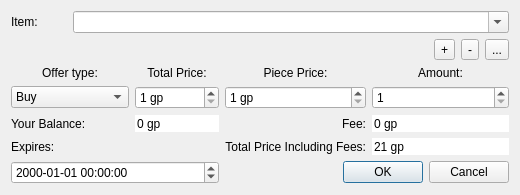
<?xml version="1.0" encoding="UTF-8"?>
<ui version="4.0">
 <class>offer_editor_dialog</class>
 <widget class="QDialog" name="offer_editor_dialog">
  <property name="geometry">
   <rect>
    <x>0</x>
    <y>0</y>
    <width>525</width>
    <height>193</height>
   </rect>
  </property>
  <property name="windowTitle">
   <string>Offer</string>
  </property>
  <layout class="QGridLayout" name="gridLayout">
   <property name="sizeConstraint">
    <enum>QLayout::SetFixedSize</enum>
   </property>
   <item row="0" column="0">
    <widget class="QLabel" name="lbItem">
     <property name="text">
      <string>Item:</string>
     </property>
     <property name="buddy">
      <cstring>cbItem</cstring>
     </property>
    </widget>
   </item>
   <item row="1" column="5">
    <widget class="QToolButton" name="btItemNew">
     <property name="text">
      <string>+</string>
     </property>
     <property name="icon">
      <iconset theme="list-add">
       <normaloff/>
      </iconset>
     </property>
    </widget>
   </item>
   <item row="1" column="0" colspan="5">
    <spacer name="horizontalSpacer">
     <property name="orientation">
      <enum>Qt::Horizontal</enum>
     </property>
     <property name="sizeHint" stdset="0">
      <size>
       <width>417</width>
       <height>20</height>
      </size>
     </property>
    </spacer>
   </item>
   <item row="2" column="0" colspan="2">
    <widget class="QLabel" name="lbType">
     <property name="text">
      <string>Offer type:</string>
     </property>
     <property name="alignment">
      <set>Qt::AlignCenter</set>
     </property>
     <property name="buddy">
      <cstring>cbType</cstring>
     </property>
    </widget>
   </item>
   <item row="3" column="3">
    <widget class="localized_spin_box" name="sbPricePiece">
     <property name="suffix">
      <string> gp</string>
     </property>
     <property name="minimum">
      <number>1</number>
     </property>
     <property name="maximum">
      <number>2147483647</number>
     </property>
    </widget>
   </item>
   <item row="1" column="7">
    <widget class="QToolButton" name="btItemEdit">
     <property name="text">
      <string>...</string>
     </property>
     <property name="icon">
      <iconset theme="document-properties">
       <normaloff/>
      </iconset>
     </property>
    </widget>
   </item>
   <item row="1" column="6">
    <widget class="QToolButton" name="btItemDel">
     <property name="text">
      <string>-</string>
     </property>
     <property name="icon">
      <iconset theme="list-remove">
       <normaloff/>
      </iconset>
     </property>
    </widget>
   </item>
   <item row="4" column="0" colspan="2">
    <widget class="QLabel" name="lbBalance">
     <property name="text">
      <string>Your Balance:</string>
     </property>
     <property name="buddy">
      <cstring>sbBalance</cstring>
     </property>
    </widget>
   </item>
   <item row="5" column="0" colspan="2">
    <widget class="QLabel" name="lbExpires">
     <property name="text">
      <string>Expires:</string>
     </property>
     <property name="buddy">
      <cstring>dtExpires</cstring>
     </property>
    </widget>
   </item>
   <item row="5" column="4" colspan="4">
    <widget class="localized_spin_box" name="sbTotal">
     <property name="frame">
      <bool>false</bool>
     </property>
     <property name="readOnly">
      <bool>true</bool>
     </property>
     <property name="buttonSymbols">
      <enum>QAbstractSpinBox::NoButtons</enum>
     </property>
     <property name="suffix">
      <string> gp</string>
     </property>
     <property name="maximum">
      <number>2147483647</number>
     </property>
     <property name="value">
      <number>21</number>
     </property>
    </widget>
   </item>
   <item row="3" column="0" colspan="2">
    <widget class="QComboBox" name="cbType">
     <item>
      <property name="text">
       <string>Buy</string>
      </property>
     </item>
     <item>
      <property name="text">
       <string>Sell</string>
      </property>
     </item>
    </widget>
   </item>
   <item row="2" column="2">
    <widget class="QLabel" name="lbTotalPrice">
     <property name="text">
      <string>Total Price:</string>
     </property>
     <property name="alignment">
      <set>Qt::AlignCenter</set>
     </property>
     <property name="buddy">
      <cstring>sbTotalPrice</cstring>
     </property>
    </widget>
   </item>
   <item row="2" column="4" colspan="4">
    <widget class="QLabel" name="lbAmount">
     <property name="text">
      <string>Amount:</string>
     </property>
     <property name="alignment">
      <set>Qt::AlignCenter</set>
     </property>
     <property name="buddy">
      <cstring>sbAmount</cstring>
     </property>
    </widget>
   </item>
   <item row="4" column="3">
    <widget class="QLabel" name="lbFee">
     <property name="text">
      <string>Fee:</string>
     </property>
     <property name="alignment">
      <set>Qt::AlignRight|Qt::AlignTrailing|Qt::AlignVCenter</set>
     </property>
     <property name="buddy">
      <cstring>sbFee</cstring>
     </property>
    </widget>
   </item>
   <item row="2" column="3">
    <widget class="QLabel" name="lbPricePiece">
     <property name="text">
      <string>Piece Price:</string>
     </property>
     <property name="alignment">
      <set>Qt::AlignCenter</set>
     </property>
     <property name="buddy">
      <cstring>sbPricePiece</cstring>
     </property>
    </widget>
   </item>
   <item row="4" column="4" colspan="4">
    <widget class="localized_spin_box" name="sbFee">
     <property name="frame">
      <bool>false</bool>
     </property>
     <property name="readOnly">
      <bool>true</bool>
     </property>
     <property name="buttonSymbols">
      <enum>QAbstractSpinBox::NoButtons</enum>
     </property>
     <property name="suffix">
      <string> gp</string>
     </property>
     <property name="maximum">
      <number>1000</number>
     </property>
    </widget>
   </item>
   <item row="0" column="1" colspan="7">
    <widget class="QComboBox" name="cbItem">
     <property name="editable">
      <bool>true</bool>
     </property>
     <property name="insertPolicy">
      <enum>QComboBox::NoInsert</enum>
     </property>
    </widget>
   </item>
   <item row="5" column="3">
    <widget class="QLabel" name="lbTotal">
     <property name="text">
      <string>Total Price Including Fees:</string>
     </property>
     <property name="alignment">
      <set>Qt::AlignRight|Qt::AlignTrailing|Qt::AlignVCenter</set>
     </property>
     <property name="buddy">
      <cstring>sbTotal</cstring>
     </property>
    </widget>
   </item>
   <item row="3" column="4" colspan="4">
    <widget class="localized_spin_box" name="sbAmount">
     <property name="minimum">
      <number>1</number>
     </property>
     <property name="maximum">
      <number>2147483647</number>
     </property>
    </widget>
   </item>
   <item row="3" column="2">
    <widget class="localized_spin_box" name="sbTotalPrice">
     <property name="suffix">
      <string> gp</string>
     </property>
     <property name="minimum">
      <number>1</number>
     </property>
     <property name="maximum">
      <number>2147483647</number>
     </property>
    </widget>
   </item>
   <item row="4" column="2">
    <widget class="localized_spin_box" name="sbBalance">
     <property name="frame">
      <bool>false</bool>
     </property>
     <property name="readOnly">
      <bool>true</bool>
     </property>
     <property name="buttonSymbols">
      <enum>QAbstractSpinBox::NoButtons</enum>
     </property>
     <property name="suffix">
      <string> gp</string>
     </property>
     <property name="maximum">
      <number>2147483647</number>
     </property>
    </widget>
   </item>
   <item row="6" column="3" colspan="5">
    <widget class="QDialogButtonBox" name="buttonBox">
     <property name="orientation">
      <enum>Qt::Horizontal</enum>
     </property>
     <property name="standardButtons">
      <set>QDialogButtonBox::Cancel|QDialogButtonBox::Ok</set>
     </property>
    </widget>
   </item>
   <item row="6" column="0" colspan="3">
    <widget class="QDateTimeEdit" name="dtExpires">
     <property name="currentSection">
      <enum>QDateTimeEdit::YearSection</enum>
     </property>
     <property name="displayFormat">
      <string>yyyy-MM-dd HH:mm:ss</string>
     </property>
    </widget>
   </item>
  </layout>
 </widget>
 <customwidgets>
  <customwidget>
   <class>localized_spin_box</class>
   <extends>QSpinBox</extends>
   <header>localized_spin_box.h</header>
  </customwidget>
 </customwidgets>
 <tabstops>
  <tabstop>cbItem</tabstop>
  <tabstop>btItemNew</tabstop>
  <tabstop>btItemDel</tabstop>
  <tabstop>btItemEdit</tabstop>
  <tabstop>cbType</tabstop>
  <tabstop>sbTotalPrice</tabstop>
  <tabstop>sbPricePiece</tabstop>
  <tabstop>sbAmount</tabstop>
  <tabstop>sbBalance</tabstop>
  <tabstop>sbFee</tabstop>
  <tabstop>sbTotal</tabstop>
 </tabstops>
 <resources/>
 <connections>
  <connection>
   <sender>buttonBox</sender>
   <signal>accepted()</signal>
   <receiver>offer_editor_dialog</receiver>
   <slot>accept()</slot>
   <hints>
    <hint type="sourcelabel">
     <x>227</x>
     <y>187</y>
    </hint>
    <hint type="destinationlabel">
     <x>157</x>
     <y>203</y>
    </hint>
   </hints>
  </connection>
  <connection>
   <sender>buttonBox</sender>
   <signal>rejected()</signal>
   <receiver>offer_editor_dialog</receiver>
   <slot>reject()</slot>
   <hints>
    <hint type="sourcelabel">
     <x>295</x>
     <y>193</y>
    </hint>
    <hint type="destinationlabel">
     <x>286</x>
     <y>203</y>
    </hint>
   </hints>
  </connection>
 </connections>
</ui>
